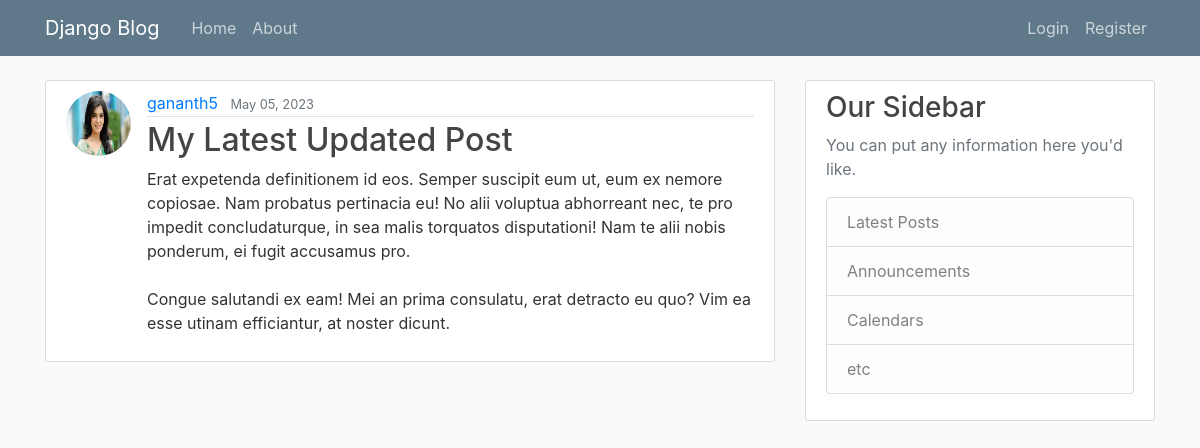
The page /post/30/ on the database its author committed.
### blog/models.py (models this page shows, shortened)
class Post(models.Model):
    title = models.CharField(max_length=100)
    content = models.TextField()
    date_posted = models.DateTimeField(default=timezone.now)
    author = models.ForeignKey(User,on_delete=models.CASCADE)

### users/models.py (models this page shows, shortened)
class Profile(models.Model):
    user = models.OneToOneField(User,on_delete=models.CASCADE)
    image = models.ImageField(default='default.jpeg',upload_to='profile_pics')

### blog/views.py (the view)
class PostDetailView(DetailView):
    model = Post

### blog/templates/blog/post_detail.html (shortened to what this page needs)
{% extends "blog/base.html" %}
{% block content %}
    <article class="media content-section">
        <img class="rounded-circle article-img" src="{{ object.author.profile.image.url}}">
        <div class="media-body">
            <div class="article-metadata">
                <a class="mr-2" href="{% url 'user-posts' object.author.username %}">{{ object.author }}</a>
                <small class="text-muted">{{ object.date_posted|date:"F d, Y" }}</small>
            </div>
            <h2 class="article-title">{{ object.title }}</a></h2>
            <p class="article-content">{{ object.content }}</p>
        </div>
    </article>
{% endblock %}

### blog/static/blog/main.css (style rules this page uses)
body { background: #fafafa; color: #333333; margin-top: 5rem; }
h1, h2, h3, h4, h5, h6 { color: #444444; }
.content-section { background: #ffffff; padding: 10px 20px; border: 1px solid #dddddd; border-radius: 3px; margin-bottom: 20px; }
.article-title { color: #444444; }
.article-content { white-space: pre-line; }
.article-img { height: 65px; width: 65px; margin-right: 16px; }
.article-metadata { padding-bottom: 1px; margin-bottom: 4px; border-bottom: 1px solid #e3e3e3 }

### rows shown on the page
Post: author.profile.image (picture), author "gananth5", date_posted "May 05, 2023", title "My Latest Updated Post", content "Erat expetenda definitionem id eos. Semper suscipit eum ut, eum ex nemore copiosae. Nam probatus pertinacia eu! No alii voluptua abhorreant nec, te pro impedit concludaturque, in sea malis torquatos disputationi! Nam te alii nobis ponderum, ei fugit accusamus pro. Congue salutandi ex eam! Mei an prima consulatu, erat detracto eu quo? Vim ea esse utinam efficiantur, at noster dicunt."
